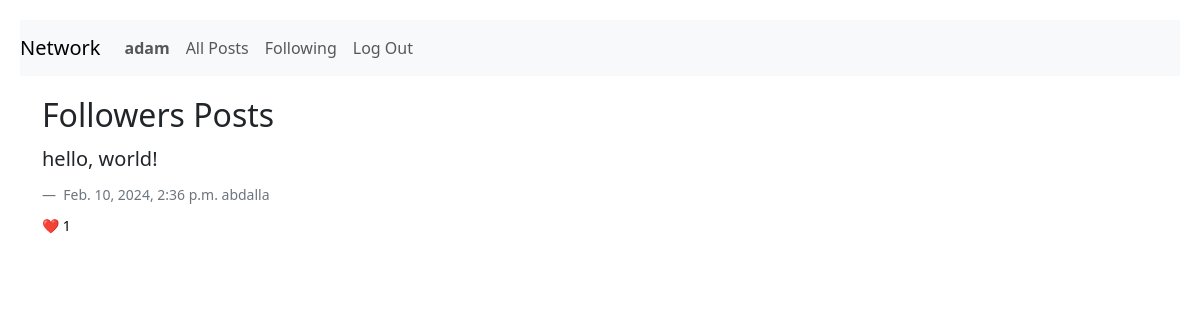
The app's page /following (signed in), older data.
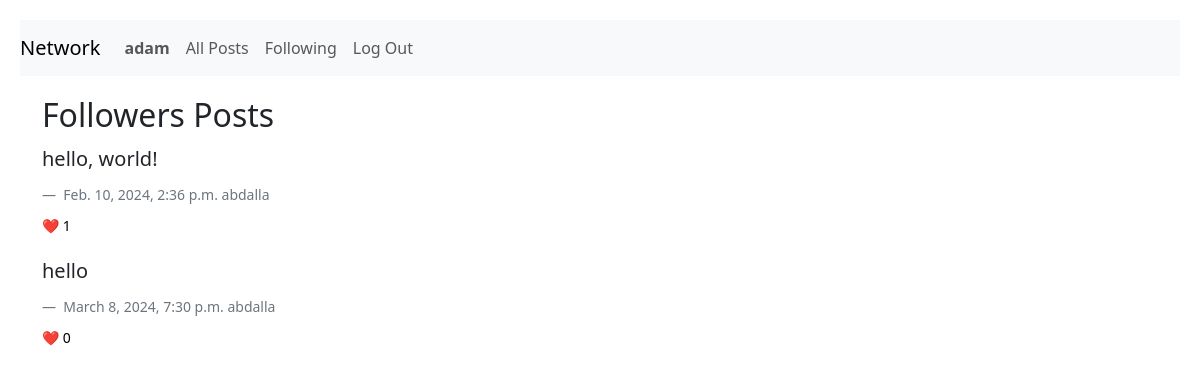
The same page, newer data.
### network/models.py (models this page shows, shortened)
class TimeStampedModel(models.Model):
    created_at = models.DateTimeField(auto_now_add=True)
    updated_at = models.DateTimeField(auto_now=True)
    class Meta:
        abstract = True

class Post(TimeStampedModel):
    created = TimeStampedModel.created_at
    body = models.CharField(max_length=300)
    user = models.ForeignKey(settings.AUTH_USER_MODEL, on_delete=models.CASCADE, null=True)
    likes = models.IntegerField(blank=True)
    reactions = models.ManyToManyField(settings.AUTH_USER_MODEL, related_name="user_reactions", symmetrical=False)

class User(AbstractUser):
    pass

### network/views.py (the view)
# urls.py: path("following", views.view_following, name="following"),
@login_required
def view_following(request):
    following = Follow.objects.filter(pk=request.user.id)
    return render(
        request,
        "network/following.html",
        {
            "following": following,
            "posts": Post.objects.all()
        },
    )

### network/templates/network/following.html (shortened to what this page needs)
{% extends "network/layout.html" %}
{% load static %}
{% block body %}
<h2>Followers Posts</h2>
{% if user.is_authenticated %}
{% for follow in following.all %}
{% for user in follow.following.all %}
{% for post in posts.all %}
{% if post.user == user %}
<blockquote class="blockquote">
    {{ post.body | linebreaks }}
</blockquote>
<figcaption class="blockquote-footer">
    {{ post.created }}
    {{ post.user}}
    <form class="like-form" method="PUT" action="{% url 'like' post.id %}">
        <button data-like={{ post.id }} type="submit" class="like-button">❤️ <span class="current-likes">{{ post.likes }}</span></button>
    </form>
</figcaption>
{% endif %}
{% endfor %}
{% endfor %}
{% endfor %}
{% endif %}
{% endblock %}

Row changes from the older to the newer data that the page shows:
added Post: body "hello", created "March 8, 2024, 7:30 p.m.", user "abdalla", likes "0", shown under User (number 2 of 2 on the later page)
